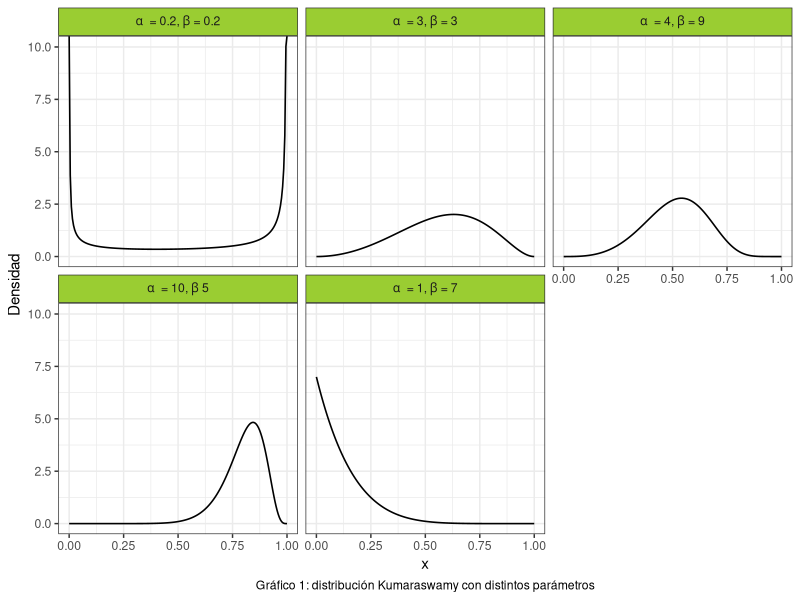

R code for this plot: (Note: this script raises an error after producing the figure.)
## ---- chunk 1
#Librerias
library(ggplot2)
library(dplyr)
library(gridExtra)
library(kableExtra)
library(stats)
set.seed(394)
## ---- chunk 2

cant_saltos <- 0

#Punto 1:
sample_mh <- function(d_objetivo, r_propuesta, d_propuesta, p_inicial, n) {
  muestras <- matrix(nrow = n, ncol = length(p_inicial))
  muestras[1, ] <- p_inicial
  
  for(i in 2:n) {
    p_actual <- muestras[i-1,]
    p_nuevo <- r_propuesta(p_actual)
    
    f_nuevo <- d_objetivo(p_nuevo)
    f_actual <- d_objetivo(p_actual)
    
    q_actual <- d_propuesta(p_actual, mean = p_nuevo)
    q_nuevo <- d_propuesta(p_nuevo, mean = p_actual)
    
    alpha <- min(1, (f_nuevo/f_actual)*(q_actual/q_nuevo))
    aceptar <- rbinom(1, 1, alpha)
    
    if(aceptar) { 
      muestras[i,] <- p_nuevo
      cant_saltos <- cant_saltos + 1
      
    } else {
      muestras[i,] <- p_actual
    }
  }
  
  if (ncol(muestras) == 1) {
    muestras <- as.vector(muestras)
  } 
  return(list(muestras=muestras,cant_saltos=cant_saltos))
}

## ---- chunk 3
#Punto 2
# Crear grilla para los valores de "x"
grid_n <- 200
x_grid <- seq(0, 1, length.out = grid_n)

kumaraswamy <- function(x, a, b){
  a*b*(x^(a-1))*((1-(x^a))^(b-1))
}

a <- c(0.2, 3, 4, 10, 1)
b <- c(0.2, 3, 9, 5, 7)

#Creamos un data frame para graficar la distribución de Kumaraswamy:

data1 <- data.frame(
  Funcion = as.factor(rep(1:5, each = grid_n)),
  Densidad = numeric(5 * grid_n),
  Grilla = rep(x_grid, times = 5)
) 

#Completamos el data frame con las densidades:
for(i in 1:5) {
    indices <- seq(from = 1 + (i - 1) * 200, to = 200 + (i - 1) * 200)
    data1$Densidad[indices] <- kumaraswamy(x_grid, a[i], b[i])
}

# Asigno etiquetas para cada función de kumaraswamy
levels(data1$Funcion) <- c(
  expression(alpha ~ " = 0.2," ~ beta ~ "= 0.2"),
  expression(alpha ~ " = 3," ~ beta ~ "= 3"),
  expression(alpha ~ " = 4," ~ beta ~ "= 9"),
  expression(alpha ~ " = 10," ~ beta ~ "5"),
  expression(alpha ~ " = 1," ~ beta ~ "= 7")
)

ggplot(data = data1, aes(x = Grilla, y = Densidad)) +
  geom_line(size = 0.55) +
  facet_wrap(~Funcion, labeller = label_parsed) +
  theme_bw() +
  labs(x = "x",
       caption = "Gráfico 1: distribución Kumaraswamy con distintos parámetros") + 
  theme(
    strip.background = element_rect(fill = "olivedrab3"),
    plot.caption = element_text(hjust = 0.5)
  )

## ---- chunk 4
#Punto 3
concentracion3 <- c(4,10,20)
tabla3 <- data.frame ( 
  concentracion = rep(concentracion3, each = 5000),
  muestra = numeric(15000)
  )
tasa3 <- numeric(3)

for (i in 1:3) {
#Funciones a usar
d_objetivo <- function(x) kumaraswamy(x, 6, 2)
d_propuesta <- function(x, mean) dbeta(x, shape1 = mean * concentracion3[i], shape2 = (1-mean) * concentracion3[i])
r_propuesta <- function(x) rbeta(1, shape1 = x * concentracion3[i], shape2 = (1-x) * concentracion3[i])
#Donde x hace referencia a mu
n3 <- 5000
p_inicial <- rbeta(1,shape1=2,shape2=2)
funcion3 <- sample_mh(d_objetivo, r_propuesta, d_propuesta, p_inicial, n3)
indices <- seq(from = 1 + (i - 1) * 5000, to = 5000 + (i - 1) * 5000)
tabla3$muestra[indices] <- funcion3$muestras

tasa3[i] <- funcion3$cant_saltos/n3
} 

#Tasa de aceptacion
tabla3_2 <- data.frame(
  Concentracion = c("4","10","20"),
  Tasa_de_aceptacion = tasa3
) %>%
  kable() %>%
  kable_styling(bootstrap_options = c("striped","hover","condensed")) %>%
  add_footnote("Pie tabla")

#Gata peluda junta
# Agrego una columna con el orden de las muestras
tabla3$orden <- rep(1:5000, times = 3)
tabla3$concentracion <- as.factor(tabla3$concentracion) 


# Gráfico con múltiples líneas
grafico3_1 <- ggplot(data = tabla3, aes(x = orden, y = muestra, group = concentracion, color = concentracion)) +
  geom_line() +
  theme_bw() +
  labs(x = "x", y = "y", color = "Group", caption = "Título grafico") +
  theme(legend.position = "top")  
  
#Trace plots
plot_trace <- function(x){
  data.frame(x = seq_along(x), y = x) %>% 
    ggplot() +
    geom_line(aes(x = x, y = y))
}

grafico3_2 <- plot_trace(tabla3$muestra[1:5000]) + labs (caption = "Titulo grafico")
grafico3_3 <- plot_trace(tabla3$muestra[5001:10000]) + labs (caption = "Titulo grafico")
grafico3_4 <- plot_trace(tabla3$muestra[10001:15000]) + labs (caption = "Titulo grafico")

#Histogramas
plot_hist <- function(x, d_objetivo) {
  x_seq <- seq(min(x), max(x), length.out = n_3)
  df_hist <- data.frame(x = x)
  df_line <- data.frame(x = x_seq, y = d_objetivo(x_seq))
  
  ggplot(df_hist)+
    geom_histogram(aes(x = x, y =after_stat(density))) +
    geom_line(aes(x = x, y = y), data = df_line, color = "red")
}
grafico3_5 <- plot_hist(tabla3$muestra[1:5000],d_objetivo) +
  labs (title = "k=4", x = "Muestras", y = "Densidad")
grafico3_6 <- plot_hist(tabla3$muestra[5001:10000],d_objetivo) +
  labs (title = "k=10", x = "Muestras", y = "Densidad")
grafico3_7 <- plot_hist(tabla3$muestra[10001:15000],d_objetivo) +
  labs (title = "k=20", x = "Muestras", y = "Densidad")

grid.arrange(grafico3_5,grafico3_6,grafico3_7,nrow=1)

#Graficos de autocorrelacion
a3 <- acf(tabla3$muestra[1:5000])

grafico3_8 <- ggplot()+
  geom_line(aes(y = a3$acf, x = a$lag)) +
  labs (title = "k=4", x = "Rezago", y = "Autocorrelación")

b3 <- acf(tabla3$muestra[1:5000])

grafico3_9 <- ggplot()+
  geom_line(aes(y = b3$acf, x = a$lag)) +
  labs (title = "k=10", x = "Rezago", y = "Autocorrelación")

c3 <- acf(tabla3$muestra[1:5000])

grafico3_10 <- ggplot()+
  geom_line(aes(y = c3$acf, x = a$lag)) +
  labs (title = "k=20", x = "Rezago", y = "Autocorrelación")

grid.arrange(grafico3_8,grafico3_9,grafico3_10,nrow=1)
## ---- chunk 5
#Punto 4
muestra1 <- tabla_3$muestra[1:5000]
muestra2 <- tabla_3$muestra[5001:10000]
muestra3 <- tabla_3$muestra[10001:15000]

#Calculo de la media y los percentiles 5 y 95 para X:
medias <- c(mean(muestra1), mean(muestra2), mean(muestra3))
percentiles <- data.frame(
  Muestra = c("1", "2", "3"),
  Percentiles = c(quantile(muestra1, prob = c(0.05)),
                  quantile(muestra2, prob = c(0.05)),
                  quantile(muestra3, prob = c(0.05))
                  ),
  
)

#Cálculo de la media y los percentiles 5 y 95 para logit(X):
l_m1 <- log((muestra1/1-muestra1))
l_m2 <- log((muestra2/1-muestra2))
l_m3 <- log((muestra3/1-muestra3))


medias_l <- c(mean(l_m1), mean(l_m2), mean(l_m3))
percentiles_l <- data.frame(
  Muestra = c("1", "2", "3"),
  Percentil_5 = c(),
  Percentil_95 =c()
)
